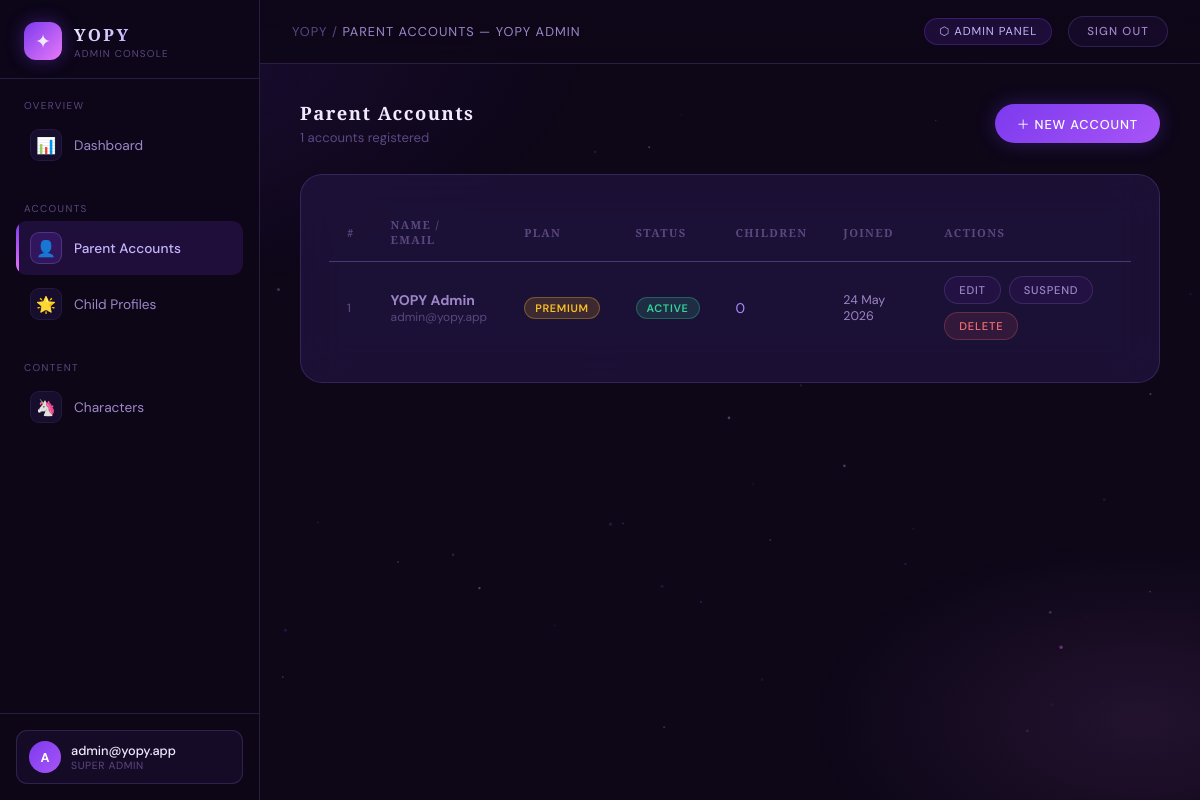
The page /index.php?action=users (signed in) on the database its author committed.
### tables this page shows
CREATE TABLE IF NOT EXISTS `users` (
  `id`            INT UNSIGNED    NOT NULL AUTO_INCREMENT,
  `name`          VARCHAR(120)    NOT NULL,
  `email`         VARCHAR(180)    NOT NULL,
  `password_hash` VARCHAR(255)    NOT NULL,
  `pin_hash`      VARCHAR(255)        NULL COMMENT '4-digit PIN for profile switcher',
  `role`          ENUM('parent','admin') NOT NULL DEFAULT 'parent',
  `plan`          ENUM('free','premium') NOT NULL DEFAULT 'free',
  `status`        ENUM('active','suspended') NOT NULL DEFAULT 'active',
  `created_at`    DATETIME        NOT NULL DEFAULT CURRENT_TIMESTAMP,
  `updated_at`    DATETIME        NOT NULL DEFAULT CURRENT_TIMESTAMP ON UPDATE CURRENT_TIMESTAMP,
  PRIMARY KEY (`id`),
  UNIQUE KEY `uq_users_email` (`email`)
);

### Database.php (called while the page is built, shortened)
<?php
class Database
{
    private static ?PDO $instance = null;
    public static function getInstance(): PDO
    {
        if (self::$instance === null) {
            $host   = getenv('DB_HOST')   ?: 'localhost';
            $port   = getenv('DB_PORT')   ?: '3306';
            $dbname = getenv('DB_NAME')   ?: 'yopy_db';
            $user   = getenv('DB_USER')   ?: 'root';
            $pass   = getenv('DB_PASS')   ?: '';
            $dsn = "mysql:host={$host};port={$port};dbname={$dbname};charset=utf8mb4";
            try {
                self::$instance = new PDO($dsn, $user, $pass, [
                    PDO::ATTR_ERRMODE            => PDO::ERRMODE_EXCEPTION,
                    PDO::ATTR_DEFAULT_FETCH_MODE => PDO::FETCH_ASSOC,
                    PDO::ATTR_EMULATE_PREPARES   => false,
                ]);
            } catch (PDOException $e) {
                error_log('Database connection failed: ' . $e->getMessage());
                die(json_encode(['error' => 'Database connection failed.']));
            }
        }
        return self::$instance;
    }
}

### AdminController.php (called while the page is built, shortened)
<?php
class AdminController
{
    private UserModel      $userModel;
    public function __construct()
    {
        $this->userModel      = new UserModel();
    }
    private function render(string $view, array $data = []): void
    {
        extract($data);
        $pageTitle = $data['pageTitle'] ?? APP_NAME;
        require ROOT_PATH . '/views/layout/header.php';
        require ROOT_PATH . '/views/layout/sidebar.php';
        require ROOT_PATH . "/views/admin/{$view}.php";
        require ROOT_PATH . '/views/layout/footer.php';
    }
    private function csrfToken(): string
    {
        return $_SESSION['csrf_token'];
    }
    public function listUsers(): void
    {
        $page   = max(1, (int)($_GET['page'] ?? 1));
        $limit  = 20;
        $offset = ($page - 1) * $limit;
        $users = $this->userModel->findAll($limit, $offset);
        $total = $this->userModel->count();
        $pages = (int) ceil($total / $limit);
        $this->render('users', [
            'pageTitle' => 'Parent Accounts — ' . APP_NAME,
            'users'     => $users,
            'total'     => $total,
            'page'      => $page,
            'pages'     => $pages,
            'csrf'      => $this->csrfToken(),
            'flash'     => $this->popFlash(),
        ]);
    }
    private function popFlash(): array
    {
        $flash = $_SESSION['flash'] ?? [];
        return $flash;
    }
}

### UserModel.php (called while the page is built, shortened)
<?php
class UserModel
{
    private PDO $db;
    public function __construct()
    {
        $this->db = Database::getInstance();
    }
    public function findAll(int $limit = 50, int $offset = 0): array
    {
        $stmt = $this->db->prepare(
            'SELECT u.*, COUNT(c.id) AS child_count
             FROM users u
             LEFT JOIN children c ON c.user_id = u.id
             GROUP BY u.id
             ORDER BY u.created_at DESC
             LIMIT :limit OFFSET :offset'
        );
        $stmt->bindValue(':limit',  $limit,  PDO::PARAM_INT);
        $stmt->bindValue(':offset', $offset, PDO::PARAM_INT);
        $stmt->execute();
        return $stmt->fetchAll();
    }
    public function count(): int
    {
        return (int) $this->db->query('SELECT COUNT(*) FROM users')->fetchColumn();
    }
}

### users.php (the view, shortened to what this page needs)
<div class="section-header fade-in">
  <div>
    <div class="section-title">Parent Accounts</div>
    <div class="section-subtitle"><?= number_format($total) ?> accounts registered</div>
  </div>
  <a href="index.php?action=users.create" class="btn btn-primary">＋ New Account</a>
</div>
<div class="card fade-in">
  <div class="table-wrap">
    <table>
      <thead>
        <tr>
          <th>#</th>
          <th>Name / Email</th>
          <th>Plan</th>
          <th>Status</th>
          <th>Children</th>
          <th>Joined</th>
          <th>Actions</th>
        </tr>
      </thead>
      <tbody>
        <?php if (empty($users)): ?>
          <tr>
            <td colspan="7" style="text-align:center; padding:40px; color:var(--text-faint);">
              No accounts found.
            </td>
          </tr>
        <?php else: foreach ($users as $u): ?>
          <tr>
            <td style="color:var(--text-faint); font-size:0.75rem;"><?= (int)$u['id'] ?></td>
            <td>
              <strong><?= htmlspecialchars($u['name']) ?></strong>
              <div style="font-size:0.75rem; color:var(--text-faint);"><?= htmlspecialchars($u['email']) ?></div>
            </td>
            <td>
              <span class="badge <?= $u['plan'] === 'premium' ? 'badge-amber' : 'badge-grey' ?>">
                <?= htmlspecialchars($u['plan']) ?>
              </span>
            </td>
            <td>
              <span class="badge <?= $u['status'] === 'active' ? 'badge-green' : 'badge-red' ?>">
                <?= htmlspecialchars($u['status']) ?>
              </span>
            </td>
            <td style="color:var(--violet-soft);"><?= (int)($u['child_count'] ?? 0) ?></td>
            <td style="font-size:0.78rem;">
              <?= isset($u['created_at']) ? date('d M Y', strtotime($u['created_at'])) : '—' ?>
            </td>
            <td>
              <div style="display:flex; gap:8px; flex-wrap:wrap;">
                <a href="index.php?action=users.edit&id=<?= (int)$u['id'] ?>" class="btn btn-ghost btn-sm">Edit</a>
                <form method="POST" action="index.php?action=users.toggleStatus" style="display:inline;">
                  <button type="submit" class="btn btn-ghost btn-sm">
                    <?= $u['status'] === 'active' ? 'Suspend' : 'Restore' ?>
                  </button>
                </form>
                <form method="POST" action="index.php?action=users.delete"
                      onsubmit="return confirm('Delete this user and all their data?');"
                      style="display:inline;">
                  <button type="submit" class="btn btn-danger btn-sm">Delete</button>
                </form>
              </div>
            </td>
          </tr>
        <?php endforeach; endif; ?>
      </tbody>
    </table>
  </div>
</div>

### index.php (shortened to what this page needs)
<?php
spl_autoload_register(function (string $class): void {
    $map = [
        'Database'          => ROOT_PATH . '/config/Database.php',
        'AdminController'   => ROOT_PATH . '/controllers/AdminController.php',
        'UserModel'         => ROOT_PATH . '/models/UserModel.php',
        'ChildModel'        => ROOT_PATH . '/models/ChildModel.php',
        'CharacterModel'    => ROOT_PATH . '/models/CharacterModel.php',
    ];
});
$action = $_GET['action'] ?? 'dashboard';
$controller = new AdminController();
$routes = [
    'login'              => 'showLogin',
    'doLogin'            => 'processLogin',
    'logout'             => 'logout',
    'dashboard'          => 'dashboard',
    'users'              => 'listUsers',
    'users.create'       => 'createUser',
    'users.store'        => 'storeUser',
    'users.edit'         => 'editUser',
    'users.update'       => 'updateUser',
    'users.delete'       => 'deleteUser',
    'users.toggleStatus' => 'toggleUserStatus',
    'children'           => 'listChildren',
    'children.create'    => 'createChild',
    'children.store'     => 'storeChild',
    'children.edit'      => 'editChild',
    'children.update'    => 'updateChild',
    'children.delete'    => 'deleteChild',
    'characters'         => 'listCharacters',
    'characters.create'  => 'createCharacter',
    'characters.store'   => 'storeCharacter',
    'characters.edit'    => 'editCharacter',
    'characters.update'  => 'updateCharacter',
    'characters.delete'  => 'deleteCharacter',
    'characters.toggle'  => 'toggleCharacter',
];
$handler = $routes[$action] ?? 'notFound';
if (method_exists($controller, $handler)) {
    $controller->$handler();
} else {
    $controller->notFound();
}

### header.php (shortened to what this page needs)
<!DOCTYPE html>
<html lang="en">
<head>
</head>
<body>
<canvas id="bg-canvas"></canvas>
<div class="bg-overlay"></div>
<div class="admin-layout">
<header class="top-bar">
  <div class="top-bar-left">
    <span class="breadcrumb">YOPY / <span><?= htmlspecialchars($pageTitle ?? '') ?></span></span>
  </div>
  <div class="top-bar-right">
    <span class="admin-badge">⬡ Admin Panel</span>
    <a href="index.php?action=logout" class="btn-logout">Sign Out</a>
  </div>
</header>
<script>
/* Ambient particle background */
(function() {
  const cv = document.getElementById('bg-canvas');
  const ctx = cv.getContext('2d');
  let W, H, pts = [];
  function resize() { W = cv.width = window.innerWidth; H = cv.height = window.innerHeight; }
  window.addEventListener('resize', resize); resize();
  const cols = ['rgba(124,58,237,','rgba(167,139,250,','rgba(196,181,253,','rgba(232,121,249,'];
  for (let i = 0; i < 80; i++) pts.push({
    x: Math.random()*W, y: Math.random()*H,
    r: Math.random()*1.5+0.2, vy: Math.random()*0.25+0.05,
    vx: (Math.random()-.5)*0.12, op: Math.random()*0.35+0.03,
    c: cols[Math.floor(Math.random()*cols.length)]
  });
  (function loop() {
    ctx.clearRect(0,0,W,H);
    pts.forEach(p => {
      p.y -= p.vy; p.x += p.vx;
      if (p.y < -8) { p.y = H+8; p.x = Math.random()*W; }
      ctx.beginPath(); ctx.arc(p.x,p.y,p.r,0,Math.PI*2);
      ctx.fillStyle = p.c+p.op+')'; ctx.fill();
    });
    requestAnimationFrame(loop);
  })();
})();
</script>

### sidebar.php (shortened to what this page needs)
<?php
$currentAction = $_GET['action'] ?? 'dashboard';
function isActive(string $prefix, string $current): string {
    return str_starts_with($current, $prefix) ? 'active' : '';
}
?>
<nav class="sidebar">
  <div class="sidebar-logo">
    <div class="sidebar-logo-mark">✦</div>
    <div>
      <div class="sidebar-logo-text">YOPY</div>
      <div class="sidebar-logo-sub">Admin Console</div>
    </div>
  </div>
  <div class="sidebar-section">
    <div class="sidebar-section-label">Overview</div>
    <a href="index.php?action=dashboard" class="nav-item <?= isActive('dashboard', $currentAction) ?>">
      <div class="nav-icon">📊</div>
      Dashboard
    </a>
  </div>
  <div class="sidebar-section">
    <div class="sidebar-section-label">Accounts</div>
    <a href="index.php?action=users" class="nav-item <?= isActive('users', $currentAction) ?>">
      <div class="nav-icon">👤</div>
      Parent Accounts
    </a>
    <a href="index.php?action=children" class="nav-item <?= isActive('children', $currentAction) ?>">
      <div class="nav-icon">🌟</div>
      Child Profiles
    </a>
  </div>
  <div class="sidebar-section">
    <div class="sidebar-section-label">Content</div>
    <a href="index.php?action=characters" class="nav-item <?= isActive('characters', $currentAction) ?>">
      <div class="nav-icon">🦄</div>
      Characters
    </a>
  </div>
  <div class="sidebar-footer">
    <div class="admin-info">
      <div class="admin-avatar">A</div>
      <div>
        <div class="admin-name"><?= htmlspecialchars($_SESSION['admin_email'] ?? 'Admin') ?></div>
        <div class="admin-role">Super Admin</div>
      </div>
    </div>
  </div>
</nav>
<div class="main-content">

### footer.php
</div>
</div>
</body>
</html>

### sidebar.php (style rules this page uses)
.sidebar { position: fixed; top: 0; left: 0; bottom: 0; width: var(--sidebar-w); z-index: 60; background: rgba(13, 7, 24, 0.97); border-right: 1px solid var(--glass-border); display: flex; flex-direction: column; backdrop-filter: blur(20px); overflow-y: auto; }
.sidebar-logo { display: flex; align-items: center; gap: 12px; padding: 22px 24px 18px; border-bottom: 1px solid var(--glass-border); }
.sidebar-logo-mark { width: 38px; height: 38px; border-radius: 12px; background: linear-gradient(135deg, #7c3aed, #e879f9); display: flex; align-items: center; justify-content: center; font-size: 1.2rem; box-shadow: 0 0 18px rgba(124,58,237,0.4); flex-shrink: 0; }
.sidebar-logo-text { font-family: var(--font-display); font-size: 1.05rem; font-weight: 700; letter-spacing: 0.15em; background: linear-gradient(135deg, #f0eaff 0%, #c4b5fd 60%, #a78bfa 100%); -webkit-background-clip: text; -webkit-text-fill-color: transparent; }
.sidebar-logo-sub { font-size: 0.62rem; letter-spacing: 0.12em; text-transform: uppercase; color: var(--text-faint); margin-top: 1px; }
.sidebar-section { padding: 20px 16px 8px; }
.sidebar-section-label { font-size: 0.62rem; letter-spacing: 0.14em; text-transform: uppercase; color: var(--text-faint); padding: 0 8px; margin-bottom: 6px; }
.nav-item { display: flex; align-items: center; gap: 12px; padding: 11px 14px; border-radius: 11px; text-decoration: none; color: var(--text-muted); font-size: 0.855rem; font-weight: 400; transition: all 0.2s ease; margin-bottom: 2px; position: relative; overflow: hidden; }
.nav-item::before { content: ''; position: absolute; left: 0; top: 0; bottom: 0; width: 3px; background: linear-gradient(to bottom, #7c3aed, #e879f9); border-radius: 0 2px 2px 0; opacity: 0; transition: opacity 0.2s; }
.nav-item.active { background: rgba(124,58,237,0.16); color: var(--lilac); font-weight: 500; }
.nav-item.active::before { opacity: 1; }
.nav-icon { width: 32px; height: 32px; border-radius: 9px; display: flex; align-items: center; justify-content: center; font-size: 1rem; flex-shrink: 0; background: rgba(35,20,66,0.5); border: 1px solid rgba(167,139,250,0.1); transition: all 0.2s ease; }
.nav-item:hover .nav-icon, .nav-item.active .nav-icon { background: rgba(124,58,237,0.2); border-color: rgba(167,139,250,0.25); }
.sidebar-footer { margin-top: auto; padding: 16px; border-top: 1px solid var(--glass-border); }
.admin-info { display: flex; align-items: center; gap: 10px; padding: 10px 12px; border-radius: 11px; background: rgba(35,20,66,0.4); border: 1px solid var(--glass-border); }
.admin-avatar { width: 32px; height: 32px; border-radius: 50%; background: linear-gradient(135deg, #7c3aed, #a855f7); display: flex; align-items: center; justify-content: center; font-size: 0.8rem; font-weight: 700; color: #fff; flex-shrink: 0; }
.admin-name { font-size: 0.8rem; color: var(--text-primary); font-weight: 500; }
.admin-role { font-size: 0.65rem; color: var(--text-faint); text-transform: uppercase; letter-spacing: 0.06em; }

### rows shown on the page
users: id "1", name "YOPY Admin", email "admin@yopy.app", plan "PREMIUM", status "ACTIVE", child_count "0", created_at "24 May 2026", shows "SUSPEND"

### other values the page prints
$pageTitle "PARENT ACCOUNTS — YOPY ADMIN"
$_SESSION['admin_email'] "admin@yopy.app"
$total "1"
